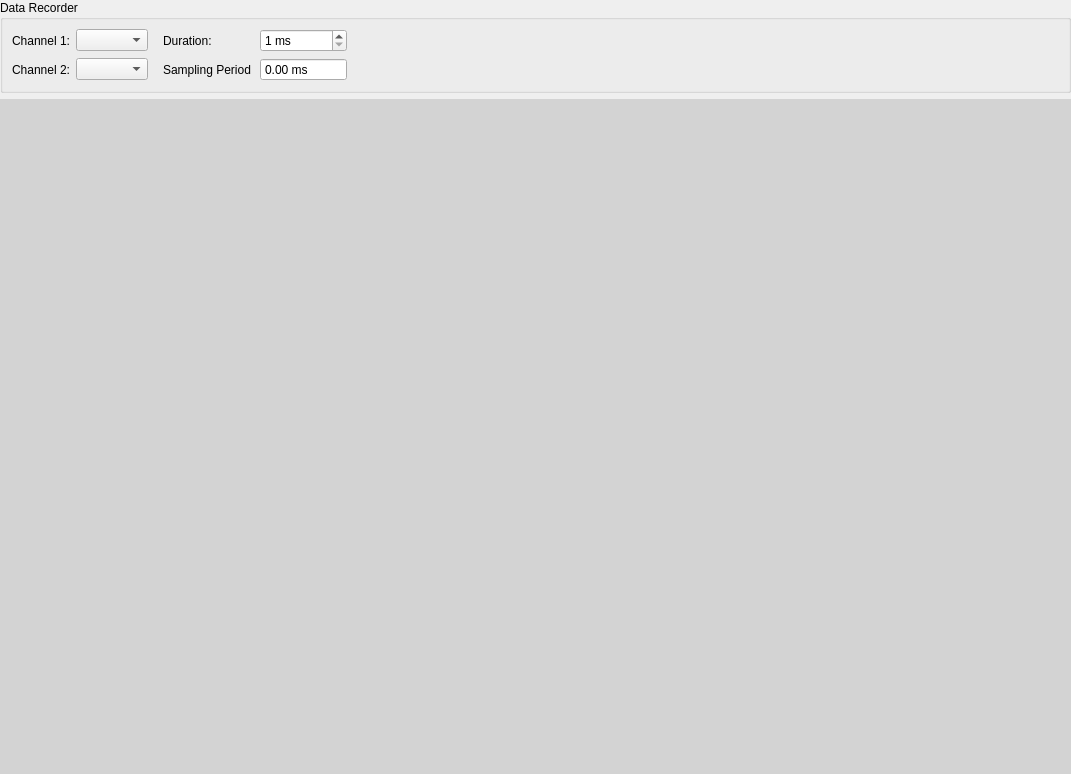
<?xml version="1.0" encoding="UTF-8"?>
<ui version="4.0">
 <class>DataRecorderWidget</class>
 <widget class="QFrame" name="DataRecorderWidget">
  <property name="geometry">
   <rect>
    <x>0</x>
    <y>0</y>
    <width>1071</width>
    <height>774</height>
   </rect>
  </property>
  <property name="windowTitle">
   <string>Frame</string>
  </property>
  <layout class="QVBoxLayout" name="verticalLayout">
   <property name="leftMargin">
    <number>0</number>
   </property>
   <property name="topMargin">
    <number>0</number>
   </property>
   <property name="rightMargin">
    <number>0</number>
   </property>
   <property name="bottomMargin">
    <number>0</number>
   </property>
   <item>
    <widget class="QGroupBox" name="dataRecSettingsGroupBox">
     <property name="sizePolicy">
      <sizepolicy hsizetype="Preferred" vsizetype="Fixed">
       <horstretch>0</horstretch>
       <verstretch>0</verstretch>
      </sizepolicy>
     </property>
     <property name="title">
      <string>Data Recorder</string>
     </property>
     <layout class="QGridLayout" name="gridLayout">
      <property name="sizeConstraint">
       <enum>QLayout::SizeConstraint::SetDefaultConstraint</enum>
      </property>
      <property name="bottomMargin">
       <number>9</number>
      </property>
      <item row="0" column="1">
       <widget class="QComboBox" name="recsrc1ComboBox">
        <property name="toolTip">
         <string>&lt;html&gt;&lt;head/&gt;&lt;body&gt;&lt;p&gt;&lt;span style=&quot; font-weight:700;&quot;&gt;Recorder Channel 1&lt;/span&gt;&lt;/p&gt;&lt;p&gt;Choose the source for high-frequency data (up to 20 kHz) recorded by device channel 1.&lt;/p&gt;&lt;/body&gt;&lt;/html&gt;</string>
        </property>
       </widget>
      </item>
      <item row="1" column="3">
       <widget class="QDoubleSpinBox" name="samplePeriodSpinBox">
        <property name="sizePolicy">
         <sizepolicy hsizetype="Preferred" vsizetype="Fixed">
          <horstretch>0</horstretch>
          <verstretch>0</verstretch>
         </sizepolicy>
        </property>
        <property name="toolTip">
         <string>&lt;html&gt;&lt;head/&gt;&lt;body&gt;&lt;p&gt;&lt;span style=&quot; font-weight:700;&quot;&gt;Sampling Period&lt;/span&gt;&lt;/p&gt;&lt;p&gt;Calculated based on the total recording duration and available memory.&lt;/p&gt;&lt;/body&gt;&lt;/html&gt;</string>
        </property>
        <property name="readOnly">
         <bool>true</bool>
        </property>
        <property name="buttonSymbols">
         <enum>QAbstractSpinBox::ButtonSymbols::NoButtons</enum>
        </property>
        <property name="suffix">
         <string> ms</string>
        </property>
        <property name="maximum">
         <double>16777215.000000000000000</double>
        </property>
       </widget>
      </item>
      <item row="0" column="4">
       <spacer name="horizontalSpacer">
        <property name="orientation">
         <enum>Qt::Orientation::Horizontal</enum>
        </property>
        <property name="sizeType">
         <enum>QSizePolicy::Policy::Expanding</enum>
        </property>
        <property name="sizeHint" stdset="0">
         <size>
          <width>40</width>
          <height>20</height>
         </size>
        </property>
       </spacer>
      </item>
      <item row="0" column="3">
       <widget class="QSpinBox" name="recDurationSpinBox">
        <property name="sizePolicy">
         <sizepolicy hsizetype="Preferred" vsizetype="Fixed">
          <horstretch>0</horstretch>
          <verstretch>0</verstretch>
         </sizepolicy>
        </property>
        <property name="toolTip">
         <string>&lt;html&gt;&lt;head/&gt;&lt;body&gt;&lt;p&gt;&lt;span style=&quot; font-weight:700;&quot;&gt;Recording Duration&lt;/span&gt;&lt;/p&gt;&lt;p&gt;Set the total duration for the internal data recorder. Longer durations result in lower sampling frequencies due to memory limits.&lt;/p&gt;&lt;/body&gt;&lt;/html&gt;</string>
        </property>
        <property name="suffix">
         <string> ms</string>
        </property>
        <property name="minimum">
         <number>1</number>
        </property>
        <property name="maximum">
         <number>16777215</number>
        </property>
       </widget>
      </item>
      <item row="0" column="2">
       <widget class="QLabel" name="recDurationLabel">
        <property name="styleSheet">
         <string notr="true">margin-left: 6px</string>
        </property>
        <property name="text">
         <string>Duration:</string>
        </property>
       </widget>
      </item>
      <item row="0" column="0">
       <widget class="QLabel" name="channel1Label">
        <property name="sizePolicy">
         <sizepolicy hsizetype="Fixed" vsizetype="Preferred">
          <horstretch>0</horstretch>
          <verstretch>0</verstretch>
         </sizepolicy>
        </property>
        <property name="text">
         <string>Channel 1:</string>
        </property>
       </widget>
      </item>
      <item row="1" column="0">
       <widget class="QLabel" name="channekl2Label">
        <property name="sizePolicy">
         <sizepolicy hsizetype="Fixed" vsizetype="Preferred">
          <horstretch>0</horstretch>
          <verstretch>0</verstretch>
         </sizepolicy>
        </property>
        <property name="styleSheet">
         <string notr="true"/>
        </property>
        <property name="text">
         <string>Channel 2:</string>
        </property>
       </widget>
      </item>
      <item row="1" column="1">
       <widget class="QComboBox" name="recsrc2ComboBox">
        <property name="toolTip">
         <string>&lt;html&gt;&lt;head/&gt;&lt;body&gt;&lt;p&gt;&lt;span style=&quot; font-weight:700;&quot;&gt;Recorder Channel 2&lt;/span&gt;&lt;/p&gt;&lt;p&gt;Choose the source for high-frequency data (up to 20 kHz) recorded by device channel 2.&lt;/p&gt;&lt;/body&gt;&lt;/html&gt;</string>
        </property>
       </widget>
      </item>
      <item row="1" column="2">
       <widget class="QLabel" name="samplingPeriodLabel">
        <property name="styleSheet">
         <string notr="true">margin-left: 6px</string>
        </property>
        <property name="text">
         <string>Sampling Period</string>
        </property>
       </widget>
      </item>
     </layout>
    </widget>
   </item>
   <item>
    <widget class="MplWidget" name="mplWidget" native="true">
     <property name="sizePolicy">
      <sizepolicy hsizetype="Expanding" vsizetype="Expanding">
       <horstretch>0</horstretch>
       <verstretch>0</verstretch>
      </sizepolicy>
     </property>
     <property name="styleSheet">
      <string notr="true">background: lightgrey</string>
     </property>
    </widget>
   </item>
  </layout>
 </widget>
 <customwidgets>
  <customwidget>
   <class>MplWidget</class>
   <extends>QWidget</extends>
   <header location="global">pisoworks.mplcanvas</header>
   <container>1</container>
  </customwidget>
 </customwidgets>
 <resources/>
 <connections/>
</ui>
